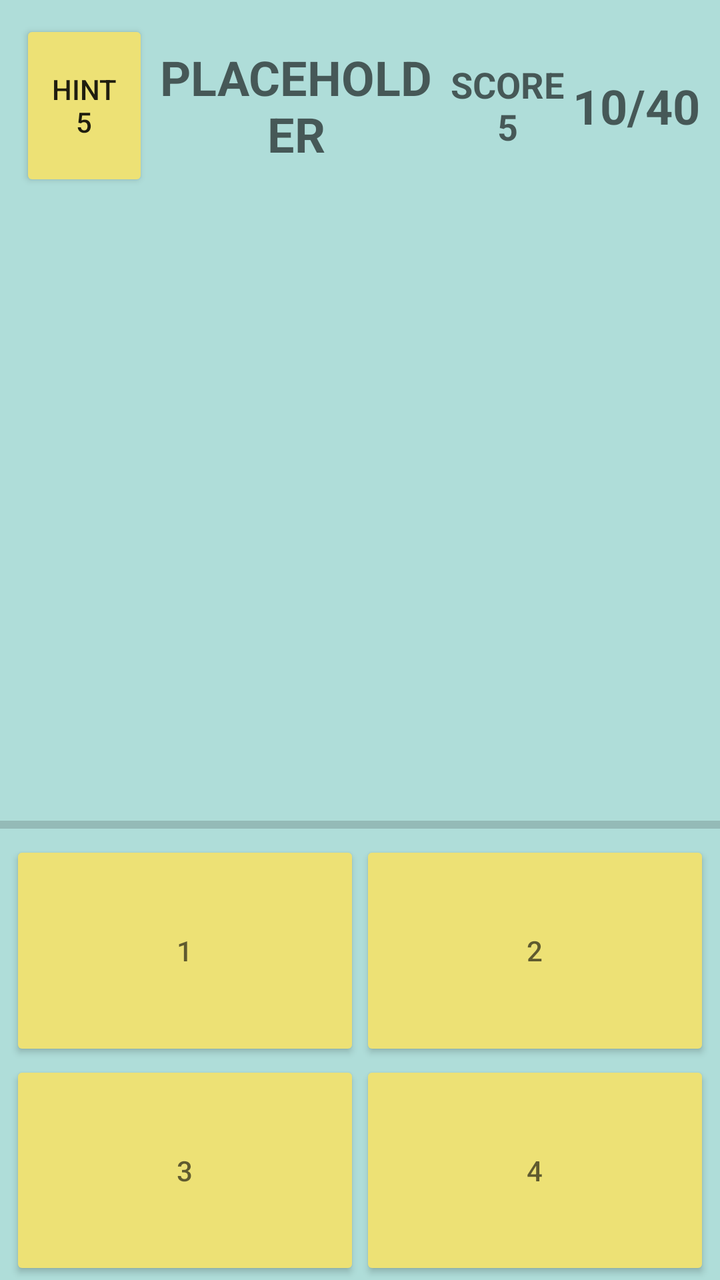
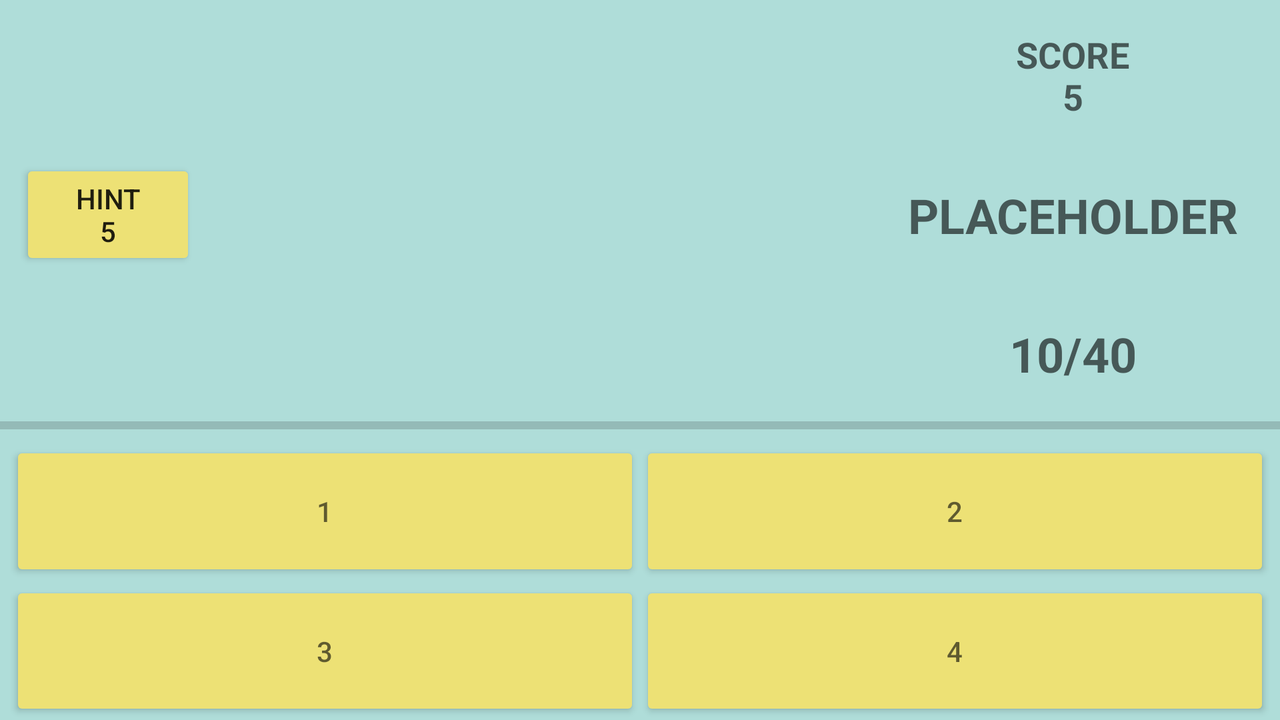

One screen, two layout resources from the same app: the default and the repository's alternative for another configuration. Each is rendered where Android would select it; the XML of both is given below.
<!-- AndroidManifest.xml: application theme AppTheme -->
<!-- res/layout/activity_main.xml -->
<?xml version="1.0" encoding="utf-8"?>
<LinearLayout xmlns:android="http://schemas.android.com/apk/res/android"
    xmlns:app="http://schemas.android.com/apk/res-auto"
    xmlns:tools="http://schemas.android.com/tools"
    android:layout_width="match_parent"
    android:layout_height="match_parent"
    android:background="@color/background"
    android:orientation="vertical"
    tools:context=".MainActivity">

    <LinearLayout
        android:layout_marginTop="10dp"
        android:layout_width="match_parent"
        android:layout_height="match_parent"
        android:layout_weight="1.15"
        android:layout_marginHorizontal="10dp"
        android:orientation="horizontal">

        <Button
            android:id="@+id/b_hint"
            android:layout_width="match_parent"
            android:layout_height="match_parent"
            tools:text="@string/b_hint"
            style="@style/Button"
            android:layout_weight="1"/>


        <TextView
            android:id="@+id/tv_result"
            android:layout_width="match_parent"
            android:layout_height="match_parent"
            tools:hint="PLACEHOLDER"
            android:textStyle="bold"
            android:gravity="center"
            android:textSize="24sp"
            android:layout_weight="0.7"/>
        <TextView
            android:id="@+id/tv_score"
            android:layout_width="match_parent"
            android:layout_height="match_parent"
            tools:hint="@string/b_score"
            android:textStyle="bold"
            android:gravity="center"
            android:textSize="18sp"
            android:layout_weight="1"/>

        <TextView
            android:id="@+id/tv_counter"
            android:layout_width="match_parent"
            android:layout_height="match_parent"
            tools:hint="10/40"
            android:layout_weight="1"
            style="@style/Score"
             />

    </LinearLayout>

    <ImageView
        android:id="@+id/flag"
        android:layout_width="match_parent"
        android:layout_height="match_parent"
        android:layout_gravity="center"
        android:layout_weight="0.7" />


    <ProgressBar
        android:id="@+id/pb"
        style="?android:attr/progressBarStyleHorizontal"
        android:layout_width="match_parent"
        android:layout_height="wrap_content"
         />

    <LinearLayout
        android:layout_width="match_parent"
        android:layout_height="match_parent"
        android:layout_marginHorizontal="5dp"
        android:layout_weight="1.12"
        android:orientation="horizontal">

        <Button
            android:id="@+id/b_1"
            android:layout_width="match_parent"
            android:layout_height="match_parent"
            android:layout_weight="1"
            android:theme="@style/Button"
            tools:hint="1" />

        <Button
            android:id="@+id/b_2"
            android:layout_width="match_parent"
            android:layout_height="match_parent"
            android:layout_weight="1"
            android:theme="@style/Button"
            tools:hint="2" />

    </LinearLayout>

    <LinearLayout
        android:layout_width="match_parent"
        android:layout_height="match_parent"
        android:layout_marginHorizontal="5dp"
        android:layout_weight="1.12"
        android:orientation="horizontal">

        <Button
            android:id="@+id/b_3"
            android:layout_width="match_parent"
            android:layout_height="match_parent"
            android:layout_weight="1"
            android:theme="@style/Button"
            tools:hint="3" />

        <Button
            android:id="@+id/b_4"
            android:layout_width="match_parent"
            android:layout_height="match_parent"
            android:layout_weight="1"
            android:theme="@style/Button"
            tools:hint="4" />

    </LinearLayout>

</LinearLayout>
<!-- resources referenced by this layout -->
<resources>
  <color name="background">#AFDDD9</color>
  <string name="b_hint">HINT\n5</string>
  <string name="b_score">SCORE\n5</string>
  <style name="Button">
          <item name="backgroundTint">@color/button</item>
      </style>
  <style name="Score">
          <item name="android:textStyle">bold</item>
          <item name="android:gravity">center</item>
          <item name="android:textSize">24sp</item>
      </style>
  <style name="AppTheme" parent="Theme.AppCompat.Light.DarkActionBar">
          
          <item name="colorPrimary">@color/colorPrimary</item>
          <item name="colorPrimaryDark">@color/colorPrimaryDark</item>
          <item name="colorAccent">@color/colorAccent</item>
          <item name="actionBarStyle">@style/Actionvar</item>
  
  
      </style>
  <color name="button">#EDE175</color>
  <color name="colorPrimary">#409344</color>
  <color name="colorPrimaryDark">#235725</color>
  <color name="colorAccent">#03DAC5</color>
  <style name="Actionvar" parent="@style/Widget.AppCompat.Light.ActionBar.Solid.Inverse">
          <item name="logo">@mipmap/ic_launcher_round</item>
          <item name="displayOptions">useLogo|showHome</item>
      </style>
</resources>
<!-- res/layout-land/activity_main.xml (the repository's variant of the layout above) -->
<!-- drawn on the phone turned sideways -->
<?xml version="1.0" encoding="utf-8"?>
<LinearLayout xmlns:android="http://schemas.android.com/apk/res/android"
    xmlns:tools="http://schemas.android.com/tools"
    android:layout_width="match_parent"
    android:layout_height="match_parent"
    android:background="@color/background"
    android:orientation="vertical"
    tools:context=".MainActivity">

    <LinearLayout
        android:layout_width="match_parent"
        android:layout_height="match_parent"
        android:layout_marginHorizontal="10dp"
        android:layout_marginTop="10dp"
        android:layout_weight="0.6"
        android:orientation="horizontal">

        <Button
            android:id="@+id/b_hint"
            style="@style/Button"
            android:layout_width="wrap_content"
            android:layout_height="wrap_content"
            android:layout_gravity="center"

            tools:text="@string/b_hint" />

        <ImageView
            android:id="@+id/flag"
            android:layout_width="match_parent"
            android:layout_height="match_parent"
            android:layout_gravity="center"
            android:layout_weight="0.7" />

        <LinearLayout
            android:layout_width="match_parent"
            android:layout_height="match_parent"
            android:layout_weight="1.1"
            android:orientation="vertical">


            <TextView
                android:id="@+id/tv_score"
                android:layout_width="match_parent"
                android:layout_height="match_parent"
                android:layout_weight="1"
                android:gravity="center"
                android:textSize="18sp"
                android:textStyle="bold"
                tools:hint="@string/b_score" />

            <TextView
                android:id="@+id/tv_result"
                android:layout_width="match_parent"
                android:layout_height="match_parent"
                android:layout_weight="0.8"
                android:gravity="center"
                android:textSize="24sp"
                android:textStyle="bold"
                tools:hint="PLACEHOLDER" />

            <TextView
                android:id="@+id/tv_counter"
                style="@style/Score"
                android:layout_width="match_parent"
                android:layout_height="match_parent"
                android:layout_weight="1"
                tools:hint="10/40" />
        </LinearLayout>
    </LinearLayout>

    <ProgressBar
        android:id="@+id/pb"
        style="?android:attr/progressBarStyleHorizontal"
        android:layout_width="match_parent"
        android:layout_height="wrap_content"
        android:max="100" />

    <LinearLayout
        android:layout_width="match_parent"
        android:layout_height="match_parent"
        android:layout_marginHorizontal="5dp"
        android:layout_weight="1.12"
        android:orientation="horizontal">

        <Button
            android:id="@+id/b_1"
            android:layout_width="match_parent"
            android:layout_height="match_parent"
            android:layout_weight="1"
            android:theme="@style/Button"
            tools:hint="1" />

        <Button
            android:id="@+id/b_2"
            android:layout_width="match_parent"
            android:layout_height="match_parent"
            android:layout_weight="1"
            android:theme="@style/Button"
            tools:hint="2" />
    </LinearLayout>

    <LinearLayout
        android:layout_width="match_parent"
        android:layout_height="match_parent"
        android:layout_marginHorizontal="5dp"
        android:layout_weight="1.12"
        android:orientation="horizontal">

        <Button
            android:id="@+id/b_3"
            android:layout_width="match_parent"
            android:layout_height="match_parent"
            android:layout_weight="1"
            android:theme="@style/Button"
            tools:hint="3" />

        <Button
            android:id="@+id/b_4"
            android:layout_width="match_parent"
            android:layout_height="match_parent"
            android:layout_weight="1"
            android:theme="@style/Button"
            tools:hint="4" />
    </LinearLayout>

</LinearLayout>
